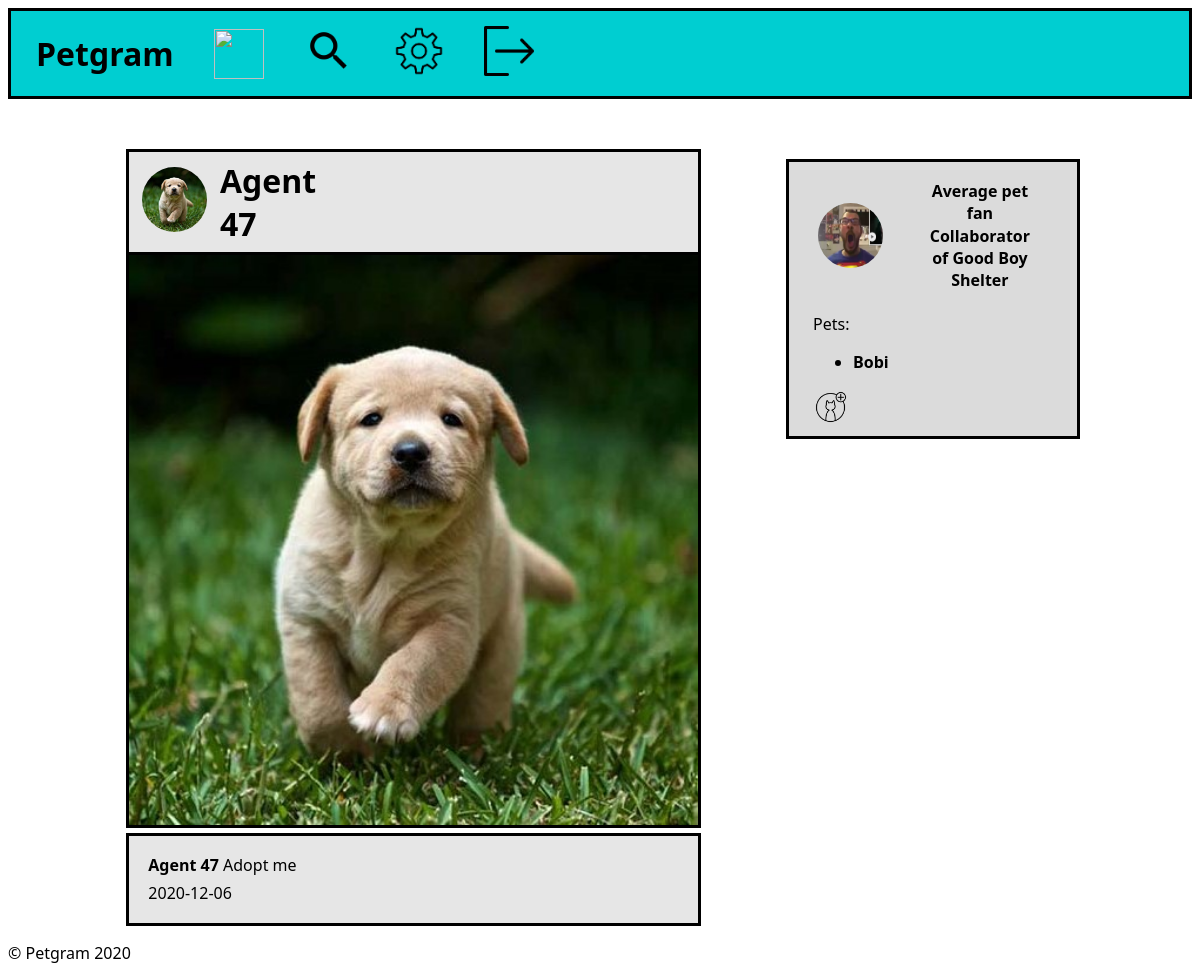
The app's page /index.php (signed in), older data.
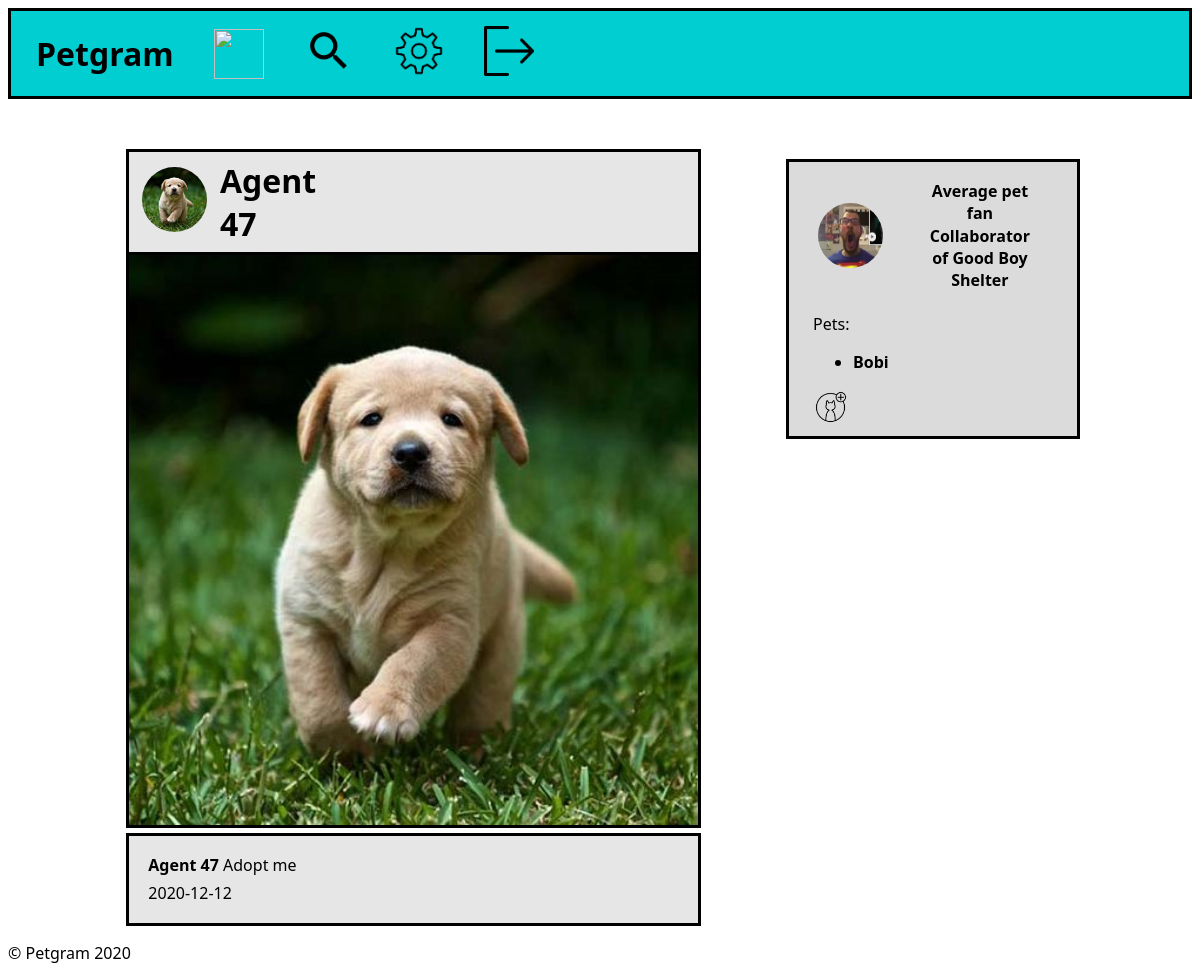
The same page, newer data.
### tables this page shows
CREATE TABLE Favourite (
    accountID INTEGER REFERENCES Account (id) ON DELETE CASCADE,
    petID     INTEGER REFERENCES IndividualPet (petID) ON DELETE CASCADE,
    PRIMARY KEY (
        accountID,
        petID
    )
);

CREATE TABLE Pet (
    id           INTEGER  PRIMARY KEY,
    ownerID      INTEGER  REFERENCES Account (id) ON DELETE CASCADE,
    name         CHAR,
    bio          CHAR,
    description  CHAR,
    requirements CHAR
);

CREATE TABLE Post (
    id          INTEGER  PRIMARY KEY,
    petID       INTEGER  REFERENCES Pet (id) ON DELETE CASCADE,
    description CHAR,
    photo       CHAR,
    date        DATE
);

### database/pet.php (called while the page is built, shortened)
<?php
    function getPet($id) {
        global $db;
        $stmt = $db->prepare('SELECT * FROM pet WHERE id = ?');
        $stmt->execute([$id]);
        $pet = $stmt->fetch();
        return $pet;
    }
?>

### database/post.php (the view, shortened to what this page needs)
<?php
    function getFavouritePetsPost($user_id)
    {
        global $db;
        $stmt = $db->prepare('SELECT * FROM favourite JOIN post ON favourite.petID = post.petID WHERE accountID = ? ORDER BY date DESC');
        $stmt->execute([$user_id]);
        return $stmt->fetchAll();
    }
    function makeFeedPost($post) {
        $pet = getPet($post['petID']);
        $article =
        '<article class="post">
            <div id="top">
                <a href="pet_profile.php?id='.$pet['id'].'"><img src="images/puppy.jpg" alt="" width="65" height="65"></a>
                <a href="pet_profile.php?id='.$pet['id']. '">
                    <h1>'. $pet['name'] .'</h1>
                </a>
            </div>
            <img src="images/post/'. $post['photo'] .'" alt="">
            <div id="bottom">
                <a href="pet_profile.php?id=' . $pet['id'] . '">
                    <p>'. $pet['name'] .'</p>
                </a>
                <p>' . $post['description'] . '</p>
                <p>'. $post['date'] .'</p>
            </div>
        </article>';
        return $article;
    }

### index.php (shortened to what this page needs)
<?php
include_once('database/connection.php');
include_once('database/pet.php');
include_once('database/post.php');
?>
<!DOCTYPE html>
<html lang="en-US">
<head>
    <link href="css/home.css" rel="stylesheet">
</head>
<body>
    <?php include_once('hotbar.php') ?>
    <?php include_once('sidebar.php') ?>
    <section id="feed">
        <?php
            $posts = getFavouritePetsPost($_SESSION['user']['id']);
            if(count($posts) == 0)
                echo 'sad :(';
            else
                foreach($posts as $post)
                    echo makeFeedPost($post);
        ?>
    </section>
    <footer>
        <p>&copy; Petgram 2020</p>
    </footer>
</body>
</html>

### hotbar.php
<div id="hotBar">
    <a href="index.php"><h1>Petgram</h1></a>
    <a href="index.php"><img src="images/home.png" alt="" width="50" height="50"></a>
    <a href="search_page.php"><img src="images/search.png" alt="" width="50" height="50"></a>
    <a href="user_settings.php"><img src="images/settings.png" alt="" width="50" height="50"></a>
    <a href="logout_action.php"><img src="images/logout.png" alt="Log out icon" width="50" height="50"></a>
</div>

### sidebar.php
<aside id="sideBar">
    <div id="user">
        <img src="images/pfp.png" alt="" width="65" height="65">
        <div id="username">
            <p>Average pet fan</p>
            <p>Collaborator of Good Boy Shelter</p>
        </div>
    </div>
    <p>Pets:</p>
    <ul>
        <a href="pet_profile.php?id=1"><li>Bobi</li></a>
    </ul>
    <a href="add_pet.php"><img src="images/petAdd.png" alt="" width="35" height="35"></a>
</aside>

### css/home.css (style rules this page uses)
body { font-family: 'Segoe UI', Tahoma, Geneva, Verdana, sans-serif; }
#hotBar { display: flex; border-top-style: solid; border-right-style: solid; border-bottom-style: solid; border-left-style: solid; border-bottom-color: black; padding: 5px; background-color: darkturquoise; }
#hotBar a { margin: auto 10px auto 10px; width: min-content; height: min-content; padding: 0%; }
#hotBar * { margin: 10px; }
#sideBar { border-top-style: solid; border-right-style: solid; border-bottom-style: solid; border-left-style: solid; border-bottom-color: black; height: auto; width: 20%; position: fixed; right: 0; background-color: rgb(219, 219, 219); overflow-x: hidden; margin-top: 5%; margin-right: 10%; padding: 1% 2%; }
#sideBar #user { display: flex; }
#sideBar #user img { color: black; margin: auto 5% auto 2%; border-radius: 50%; }
#sideBar #user #username { padding: 2% 5% 2% 10%; }
#sideBar #user p { margin: 1px; text-align: center; font-weight: bold; }
#sideBar ul { font-weight: bold; }
#sideBar a { display: flex; }
a { color: black; color: inherit; text-decoration: inherit; }
#feed .post { margin: 50px 10% 0px 10%; }
#feed a { margin: auto 0 auto 2%; }
#feed #bottom a { margin: auto 0 auto 0%; }
#feed .post #top { border-top-style: solid; border-right-style: solid; border-left-style: solid; color: black; display: flex; width: 60%; height: 100px; background-color: rgb(230, 230, 230); }
#feed .post #top img { color: black; margin: auto 0 auto 2%; border-radius: 60%; }
#feed .post #top h1 { margin: auto 0 auto 2%; font-size: 200%; }
#feed .post > img { border: solid black; width: 60%; height: auto; }
#feed .post #bottom { border-top-style: solid; border-right-style: solid; border-bottom-style: solid; border-left-style: solid; color: black; width: 56%; height: auto; background-color: rgb(230, 230, 230); padding: 2%; }
#feed .post #bottom :nth-child(1) { display: inline; font-weight: bold; }
#feed .post #bottom :nth-child(2) { display: inline; }
#feed .post #bottom :nth-child(3) { margin: 1% 0% 0% 0%; font-weight: lighter; }

Row changes from the older to the newer data that the page shows:
changed through a linked row, favourite "Agent 47": post.date "2020-12-06" → "2020-12-12"
